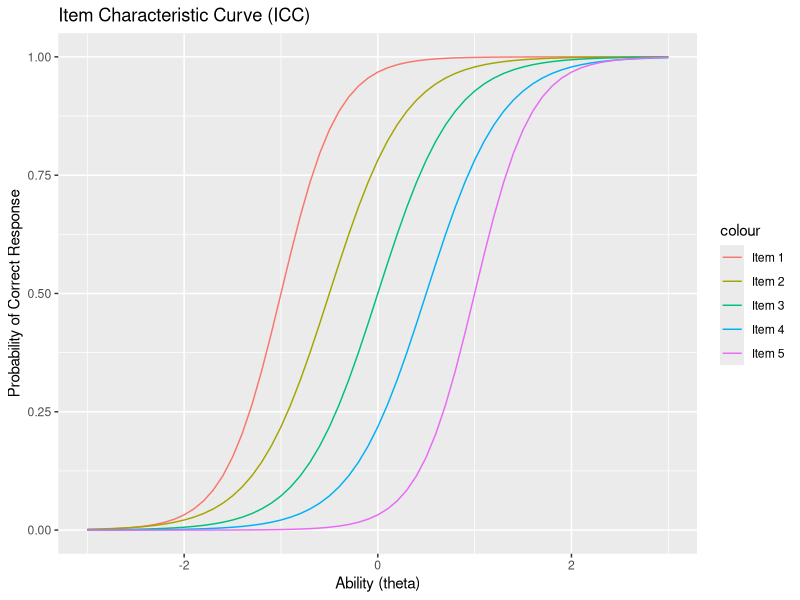
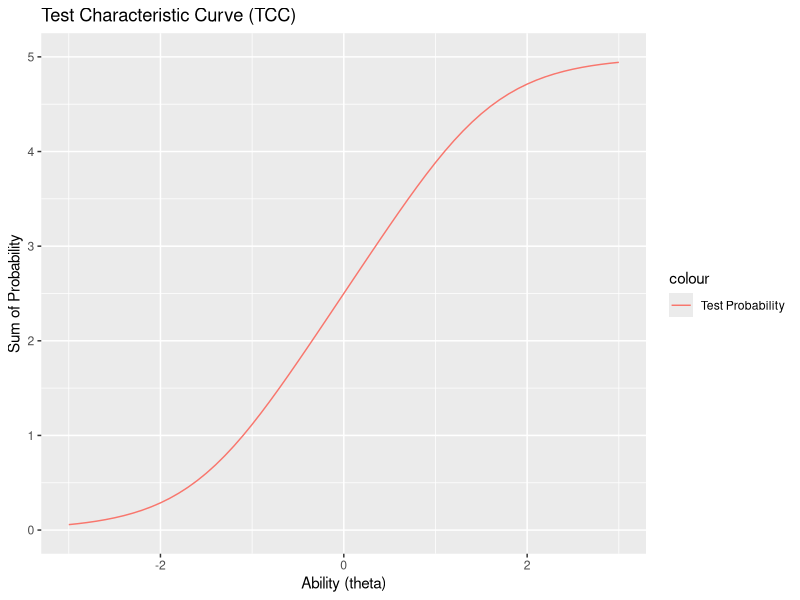
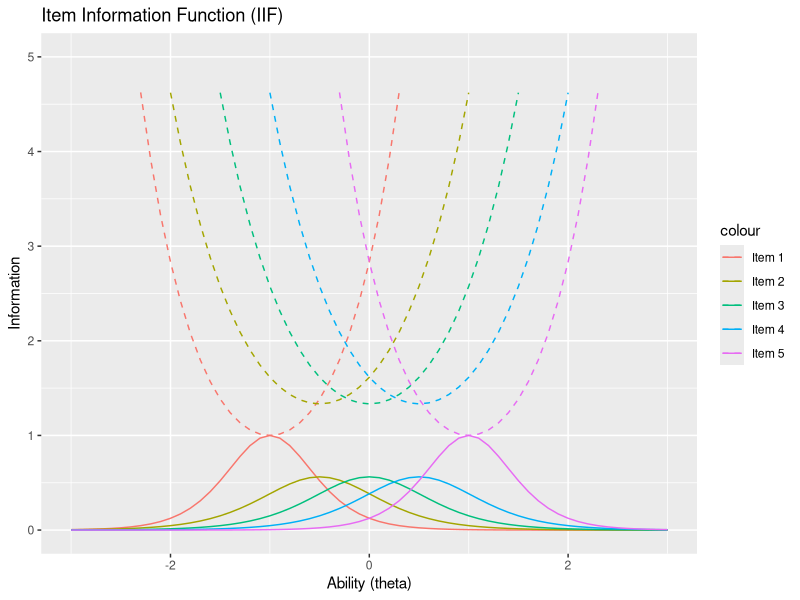
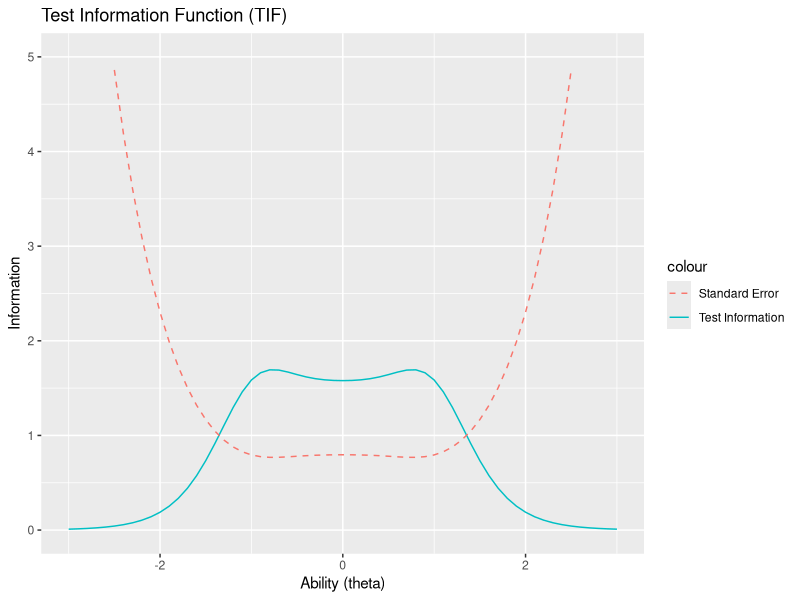

R code for these plots, in order:
library(ggplot2)


b <- c(-1.0, -0.5, 0, 0.5, 1.0)
a <- c(2.0, 1.5, 1.5, 1.5, 2.0)
c <- rep(0, 5)

icc <- function(b, a, c) {
  J <- length(b)
  if (missing(c)) c <- 0
  if (missing(a)) a <- 1
  theta <- seq(-3, 3, .1)
  L <- matrix(rep(0, length(theta)*J), nrow=length(theta))
  P <- matrix(rep(0, length(theta)*J), nrow=length(theta))
  for (j in 1:J) {
    L[,j] <- 1.702 * a[j] * (theta - b[j]) 
    expnl <- exp(-L[,j])
    opexpnl <- 1 + expnl
    P[,j] <- c[j] + (1 - c[j]) / opexpnl
    df <- data.frame(theta, L, expnl, opexpnl, P)
  }
  
  ggplot(data = df) +
    geom_line(aes(x = theta, y = P[,1], color = "Item 1")) + 
    geom_line(aes(x = theta, y = P[,2], color = "Item 2")) + 
    geom_line(aes(x = theta, y = P[,3], color = "Item 3")) + 
    geom_line(aes(x = theta, y = P[,4], color = "Item 4")) + 
    geom_line(aes(x = theta, y = P[,5], color = "Item 5")) + 
    xlim(-3, 3) +
    ylim(0, 1) +
    xlab("Ability (theta)") +
    ylab("Probability of Correct Response") +
    ggtitle("Item Characteristic Curve (ICC)")
}



icc(b, a, c)


tcc <- function(b, a, c) {
  J <- length(b)
  if (missing(c)) c <- rep(0, J)
  if (missing(a)) a <- rep(1, J)
  theta <- seq(-3, 3, .1)
  ts <- rep(0, length(theta))
  for (j in 1:J) {
    P <-  c[j] + (1 - c[j]) / (1 + exp(-a[j]*(theta-b[j])))
    ts <- ts + P }
  
  ggplot() +
    geom_line(aes(x = theta, y = ts, color = "Test Probability")) + 
    xlim(-3, 3) +
    ylim(0, 5) +
    xlab("Ability (theta)") +
    ylab("Sum of Probability") +
    ggtitle("Test Characteristic Curve (TCC)")
} 

tcc(b, a, c)


iif <- function(b, a, c) {
  J <- length(b)
  if (missing(c)) c <- rep(0, J)
  if (missing(a)) a <- rep(1, J)
  theta <- seq(-3, 3, 0.1)
  ii <- matrix(rep(0, length(theta)*J), nrow=length(theta))
  SE <- matrix(rep(0, length(theta)*J), nrow=length(theta))
  for (j in 1:J) {
    Pstar <- 1 / (1 + exp(-1.702 * a[j] * (theta - b[j])))
    P <- c[j] + (1 - c[j]) * Pstar
    ii[,j] <- a[j]**2 * P * (1.0 - P) * (Pstar / P)**2
    SE[,j] <- sqrt(1/ii[,j])
  }
  df <- data.frame(theta, ii, SE)
  
  ggplot(data = df) +
    geom_line(aes(x = theta, y = ii[,1], color = "Item 1")) + 
    geom_line(aes(x = theta, y = ii[,2], color = "Item 2")) + 
    geom_line(aes(x = theta, y = ii[,3], color = "Item 3")) + 
    geom_line(aes(x = theta, y = ii[,4], color = "Item 4")) + 
    geom_line(aes(x = theta, y = ii[,5], color = "Item 5")) + 
    geom_line(aes(x = theta, y = SE[,1], color = "Item 1"), linetype = "dashed") + 
    geom_line(aes(x = theta, y = SE[,2], color = "Item 2"), linetype = "dashed") + 
    geom_line(aes(x = theta, y = SE[,3], color = "Item 3"), linetype = "dashed") + 
    geom_line(aes(x = theta, y = SE[,4], color = "Item 4"), linetype = "dashed") + 
    geom_line(aes(x = theta, y = SE[,5], color = "Item 5"), linetype = "dashed") + 
    xlim(-3, 3) +
    ylim(0, 5) +
    xlab("Ability (theta)") +
    ylab("Information") +
    ggtitle("Item Information Function (IIF)")
}

iif(b, a, c)


tif <- function(b, a, c) {
  J <- length(b)
  if (missing(c)) c <- rep(0, J)
  if (missing(a)) a <- rep(1, J)
  theta <- seq(-3, 3, 0.1)
  ii <- matrix(rep(0, length(theta)*J), nrow=length(theta))
  i <- rep(0, length(theta))
  for (j in 1:J) {
    Pstar <- 1 / (1 + exp(-1.702 * a[j] * (theta - b[j])))
    P <- c[j] + (1 - c[j]) * Pstar
    ii[,j] <- a[j]**2 * P * (1.0 - P) * (Pstar / P)**2
    i <- i + ii[,j]
    SE <- sqrt(1/i)
  }
  df <- data.frame(theta, i, SE)
  
  ggplot(data = df) +
    geom_line(aes(x = theta, y = i, color = "Test Information")) + 
    geom_line(aes(x = theta, y = SE, color = "Standard Error"), linetype = "dashed") +
    xlim(-3, 3) +
    ylim(0, 5) +
    xlab("Ability (theta)") +
    ylab("Information") +
    ggtitle("Test Information Function (TIF)")
}

tif(b, a, c)     
